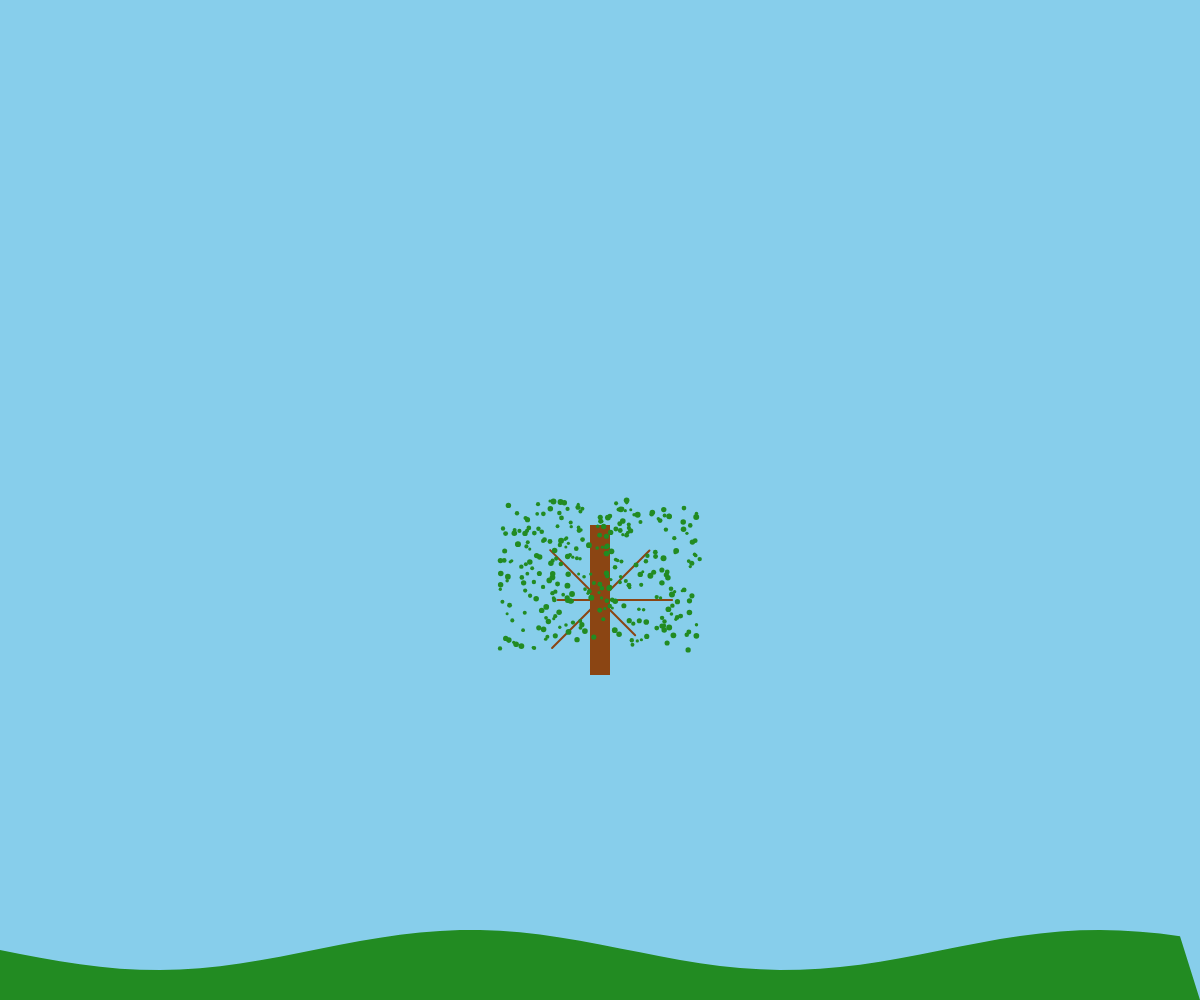
Frame 1 (no input)
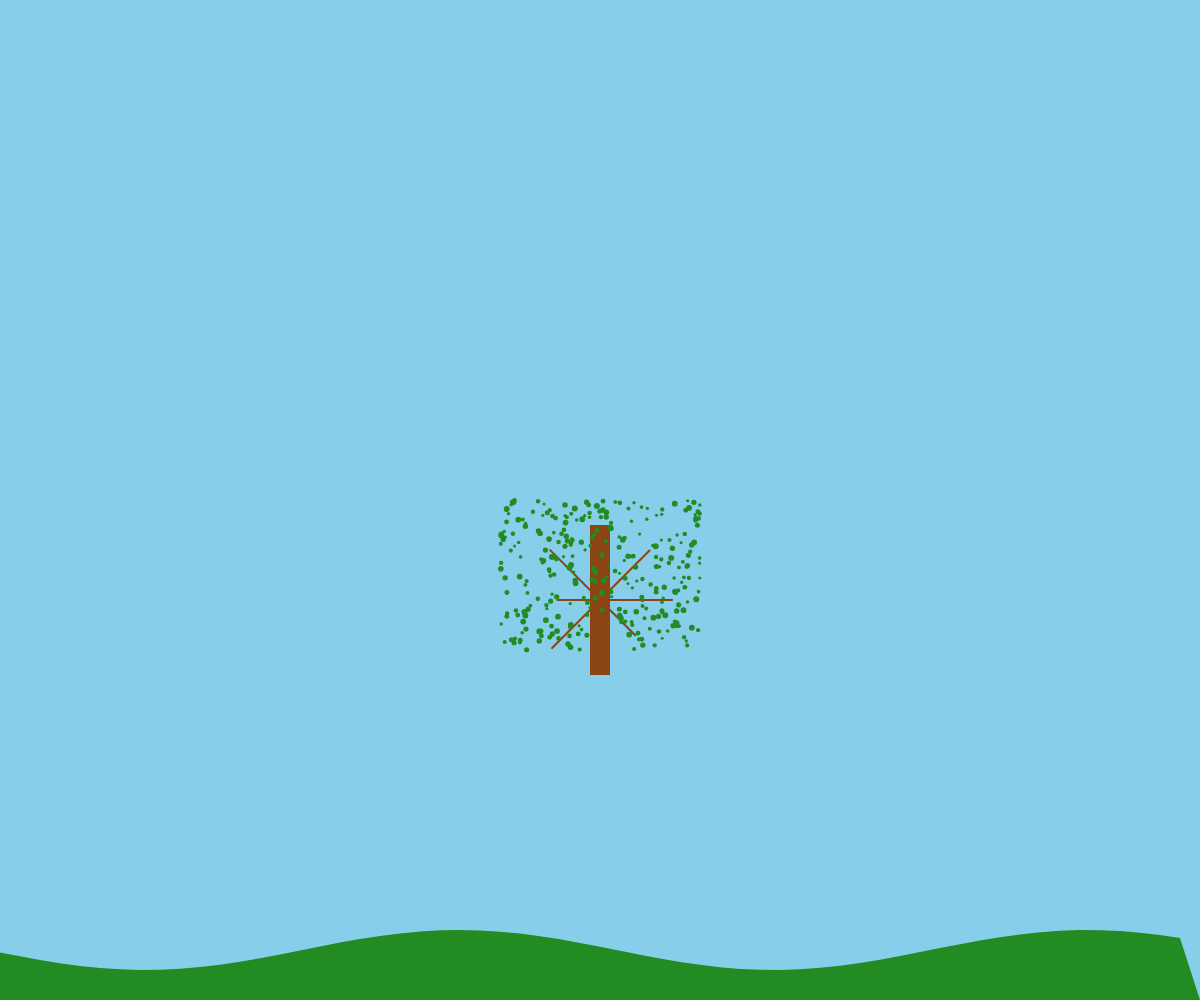
Frame 60 (no input)
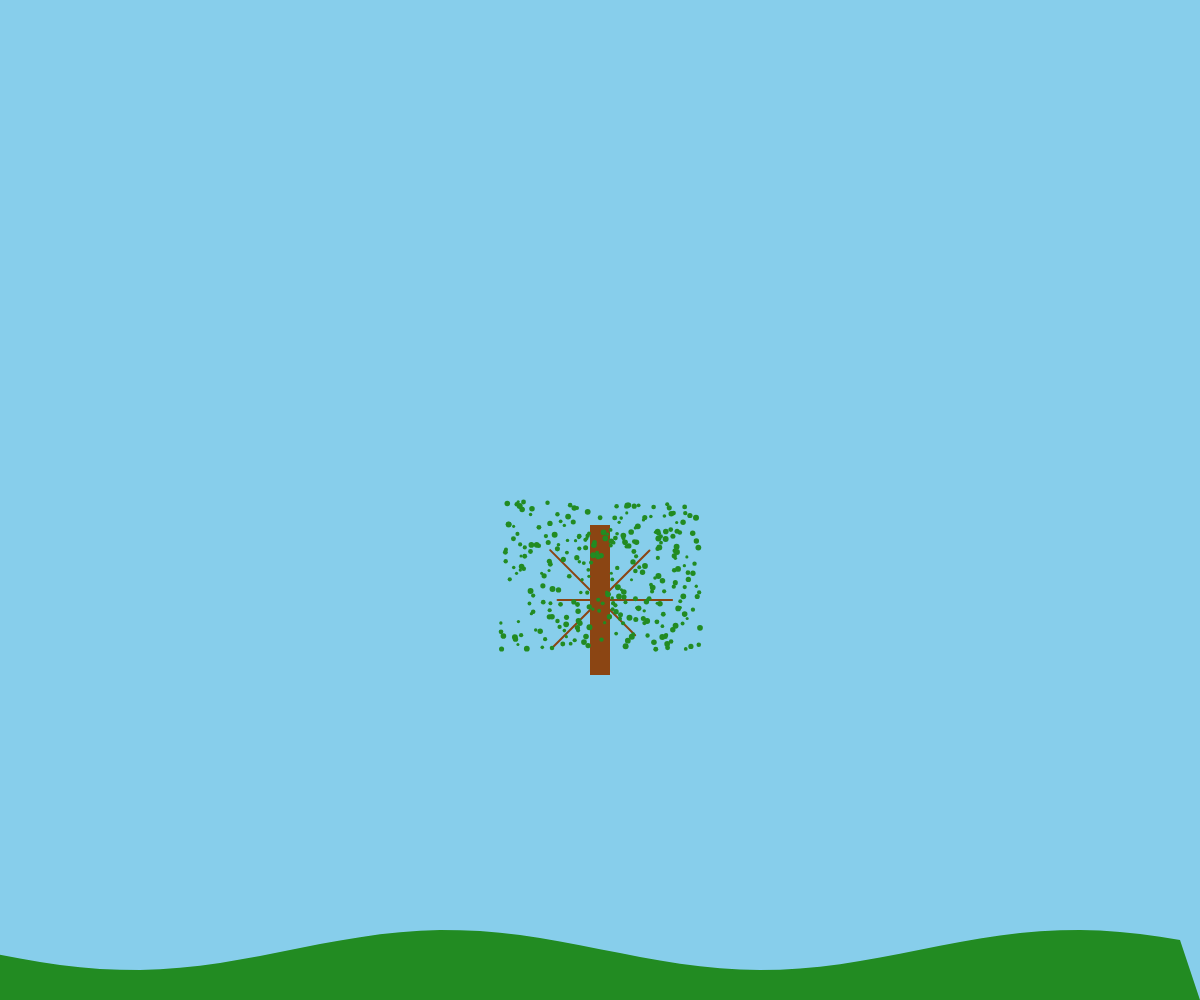
Frame 120 (the mouse pressed at the canvas centre since frame 60)

The p5.js sketch that drew these frames (run headless with seeded random() and noise() and a simulated clock; from frame 60 on, the mouse is pressed at the canvas centre):

// p5.js sketch
// ── sketch.js
let tree;
let seasonCycle = 0;
let snowflakes = [];
let buds = [];
let flowers = [];
let leaves = [];

function setup() {
  createCanvas(windowWidth, windowHeight);
  tree = new Tree(width / 2, height / 2 + 100);
  
  // Initialize snowflakes
  for (let i = 0; i < 500; i++) {
    snowflakes.push({
      x: random(width),
      y: random(-height, 0),
      speed: random(0.5, 2),
      size: random(1, 3)
    });
  }
  
  // Initialize buds
  for (let i = 0; i < 30; i++) {
    buds.push({
      x: random(width),
      y: random(height / 2, height),
      size: random(2, 5),
      bloomTime: random(100, 300)
    });
  }
}

function draw() {
  background(135, 206, 235); // Sky blue
  
  // Update season cycle
  seasonCycle += 0.002;
  
  // Draw hill
  drawHill();
  
  // Draw tree with seasonal changes
  tree.update(seasonCycle);
  tree.display();
  
  // Snowfall and melting
  drawSnow();
  
  // Flowering and bud growth
  drawBudsAndFlowers();
}

function drawHill() {
  noStroke();
  fill(34, 139, 34); // Green hill
  beginShape();
  vertex(0, height);
  for (let x = 0; x < width; x += 20) {
    let y = height - 50 + sin(x * 0.01 + seasonCycle) * 20;
    vertex(x, y);
  }
  vertex(width, height);
  endShape(CLOSE);
}

function drawSnow() {
  // Snow accumulation
  if (seasonCycle > 0.8 && seasonCycle < 1.0) {
    fill(255);
    noStroke();
    for (let i = 0; i < 50; i++) {
      let x = random(width);
      let y = random(height / 2, height);
      ellipse(x, y, 3, 3);
    }
  }
  
  // Snowfall
  if (seasonCycle > 0.7 && seasonCycle < 0.9) {
    for (let flake of snowflakes) {
      flake.y += flake.speed;
      if (flake.y > height) {
        flake.y = random(-20, -5);
        flake.x = random(width);
      }
      fill(255);
      noStroke();
      ellipse(flake.x, flake.y, flake.size, flake.size);
    }
  }
}

function drawBudsAndFlowers() {
  if (seasonCycle > 0.9 && seasonCycle < 1.0) {
    // Draw buds
    for (let bud of buds) {
      bud.bloomTime--;
      if (bud.bloomTime <= 0) {
        // Bloom into flower
        fill(255, 105, 180); // Pink
        noStroke();
        ellipse(bud.x, bud.y, 8, 8);
      } else {
        // Draw bud
        fill(139, 69, 19); // Brown
        noStroke();
        ellipse(bud.x, bud.y, 4, 4);
      }
    }
  }
}

class Tree {
  constructor(x, y) {
    this.x = x;
    this.y = y;
    this.stemHeight = 150;
    this.trunkWidth = 20;
    this.branches = [];
    
    // Create initial branches
    for (let i = 0; i < 8; i++) {
      this.branches.push({
        angle: TWO_PI * i / 8,
        length: random(40, 80),
        thickness: random(3, 6)
      });
    }
  }
  
  update(seasonCycle) {
    // Update leaves based on season
    if (seasonCycle < 0.2) {
      // Spring - new green leaves
      this.leaves = [];
      for (let i = 0; i < 300; i++) {
        this.leaves.push({
          x: random(-100, 100),
          y: random(-100, 50),
          size: random(3, 6),
          color: color(34, 139, 34)
        });
      }
    } else if (seasonCycle < 0.4) {
      // Summer - green leaves
      this.leaves = [];
      for (let i = 0; i < 300; i++) {
        this.leaves.push({
          x: random(-100, 100),
          y: random(-100, 50),
          size: random(3, 6),
          color: color(34, 139, 34)
        });
      }
    } else if (seasonCycle < 0.6) {
      // Autumn - red/orange leaves
      this.leaves = [];
      for (let i = 0; i < 300; i++) {
        this.leaves.push({
          x: random(-100, 100),
          y: random(-100, 50),
          size: random(3, 6),
          color: color(random(200, 255), random(50, 150), 0)
        });
      }
    } else if (seasonCycle < 0.8) {
      // Winter - bare branches
      this.leaves = [];
    } else {
      // Spring again - buds and flowers
      this.leaves = [];
    }
  }
  
  display() {
    // Draw trunk
    fill(139, 69, 19); // Brown trunk
    rectMode(CENTER);
    rect(this.x, this.y, this.trunkWidth, this.stemHeight);
    
    // Draw branches
    stroke(139, 69, 19);
    strokeWeight(2);
    noFill();
    for (let branch of this.branches) {
      push();
      translate(this.x, this.y);
      rotate(branch.angle);
      line(0, 0, 0, -branch.length);
      pop();
    }
    
    // Draw leaves
    if (this.leaves && this.leaves.length > 0) {
      noStroke();
      for (let leaf of this.leaves) {
        fill(leaf.color);
        ellipse(this.x + leaf.x, this.y + leaf.y, leaf.size, leaf.size);
      }
    }
  }
}

function windowResized() {
  resizeCanvas(windowWidth, windowHeight);
}
